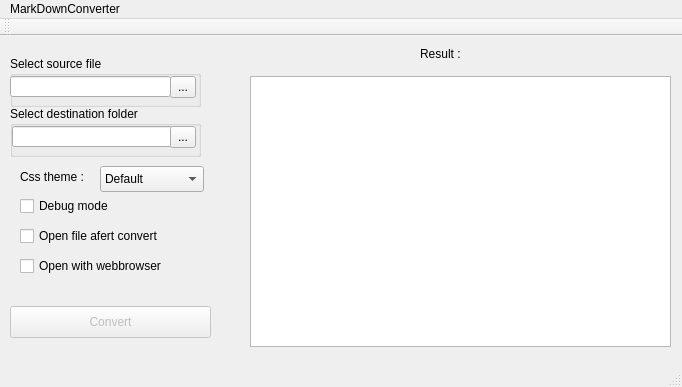
<?xml version="1.0" encoding="UTF-8"?>
<ui version="4.0">
 <class>MainWindow</class>
 <widget class="QMainWindow" name="MainWindow">
  <property name="geometry">
   <rect>
    <x>0</x>
    <y>0</y>
    <width>682</width>
    <height>387</height>
   </rect>
  </property>
  <property name="windowTitle">
   <string>MarkDownConverter</string>
  </property>
  <widget class="QWidget" name="centralWidget">
   <widget class="QCheckBox" name="Debug">
    <property name="geometry">
     <rect>
      <x>20</x>
      <y>160</y>
      <width>101</width>
      <height>20</height>
     </rect>
    </property>
    <property name="text">
     <string>Debug mode</string>
    </property>
   </widget>
   <widget class="QCheckBox" name="OpenFileAfterConvert">
    <property name="geometry">
     <rect>
      <x>20</x>
      <y>190</y>
      <width>171</width>
      <height>20</height>
     </rect>
    </property>
    <property name="text">
     <string>Open file afert convert</string>
    </property>
   </widget>
   <widget class="QPlainTextEdit" name="ResultText">
    <property name="geometry">
     <rect>
      <x>250</x>
      <y>40</y>
      <width>421</width>
      <height>271</height>
     </rect>
    </property>
    <property name="readOnly">
     <bool>true</bool>
    </property>
    <property name="plainText">
     <string/>
    </property>
   </widget>
   <widget class="QLabel" name="label">
    <property name="geometry">
     <rect>
      <x>420</x>
      <y>10</y>
      <width>59</width>
      <height>16</height>
     </rect>
    </property>
    <property name="text">
     <string>Result :</string>
    </property>
   </widget>
   <widget class="QPushButton" name="Convert">
    <property name="enabled">
     <bool>false</bool>
    </property>
    <property name="geometry">
     <rect>
      <x>10</x>
      <y>270</y>
      <width>201</width>
      <height>32</height>
     </rect>
    </property>
    <property name="text">
     <string>Convert</string>
    </property>
   </widget>
   <widget class="QComboBox" name="ThemeCombo">
    <property name="geometry">
     <rect>
      <x>100</x>
      <y>130</y>
      <width>104</width>
      <height>26</height>
     </rect>
    </property>
    <item>
     <property name="text">
      <string>Default</string>
     </property>
    </item>
    <item>
     <property name="text">
      <string>Monokai</string>
     </property>
    </item>
   </widget>
   <widget class="QLabel" name="label_2">
    <property name="geometry">
     <rect>
      <x>20</x>
      <y>130</y>
      <width>71</width>
      <height>21</height>
     </rect>
    </property>
    <property name="text">
     <string>Css theme :</string>
    </property>
   </widget>
   <widget class="QGroupBox" name="SourceFileGroup">
    <property name="geometry">
     <rect>
      <x>10</x>
      <y>20</y>
      <width>191</width>
      <height>51</height>
     </rect>
    </property>
    <property name="title">
     <string>Select source file</string>
    </property>
    <property name="flat">
     <bool>true</bool>
    </property>
    <widget class="QLineEdit" name="SourceFileText">
     <property name="geometry">
      <rect>
       <x>0</x>
       <y>20</y>
       <width>161</width>
       <height>21</height>
      </rect>
     </property>
     <property name="readOnly">
      <bool>true</bool>
     </property>
     <property name="placeholderText">
      <string/>
     </property>
    </widget>
    <widget class="QToolButton" name="SourceFileBtn">
     <property name="geometry">
      <rect>
       <x>160</x>
       <y>20</y>
       <width>26</width>
       <height>22</height>
      </rect>
     </property>
     <property name="text">
      <string>...</string>
     </property>
    </widget>
   </widget>
   <widget class="QGroupBox" name="DesFolderGroup">
    <property name="geometry">
     <rect>
      <x>10</x>
      <y>70</y>
      <width>191</width>
      <height>51</height>
     </rect>
    </property>
    <property name="title">
     <string>Select destination folder</string>
    </property>
    <property name="flat">
     <bool>true</bool>
    </property>
    <widget class="QToolButton" name="DestFolderBtn">
     <property name="geometry">
      <rect>
       <x>160</x>
       <y>20</y>
       <width>26</width>
       <height>22</height>
      </rect>
     </property>
     <property name="text">
      <string>...</string>
     </property>
    </widget>
    <widget class="QLineEdit" name="DestFolderText">
     <property name="geometry">
      <rect>
       <x>2</x>
       <y>20</y>
       <width>161</width>
       <height>21</height>
      </rect>
     </property>
     <property name="readOnly">
      <bool>true</bool>
     </property>
    </widget>
    <zorder>DestFolderText</zorder>
    <zorder>DestFolderBtn</zorder>
   </widget>
   <widget class="QCheckBox" name="OpenWebCheck">
    <property name="geometry">
     <rect>
      <x>20</x>
      <y>220</y>
      <width>171</width>
      <height>20</height>
     </rect>
    </property>
    <property name="text">
     <string>Open with webbrowser</string>
    </property>
   </widget>
  </widget>
  <widget class="QMenuBar" name="menuBar">
   <property name="geometry">
    <rect>
     <x>0</x>
     <y>0</y>
     <width>682</width>
     <height>22</height>
    </rect>
   </property>
   <widget class="QMenu" name="menuMarkDownConverter">
    <property name="title">
     <string>MarkDownConverter</string>
    </property>
   </widget>
   <addaction name="menuMarkDownConverter"/>
  </widget>
  <widget class="QToolBar" name="mainToolBar">
   <attribute name="toolBarArea">
    <enum>TopToolBarArea</enum>
   </attribute>
   <attribute name="toolBarBreak">
    <bool>false</bool>
   </attribute>
  </widget>
  <widget class="QStatusBar" name="statusBar"/>
 </widget>
 <layoutdefault spacing="6" margin="11"/>
 <resources/>
 <connections/>
</ui>
